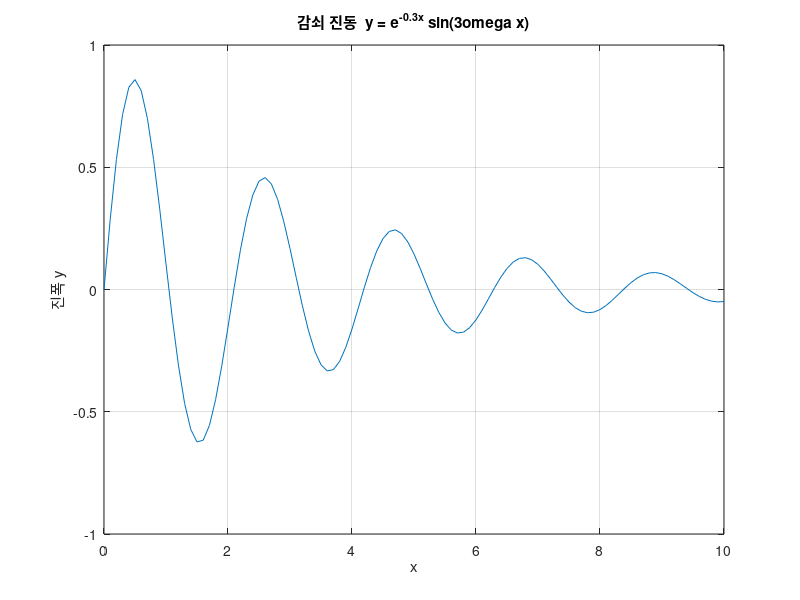

MATLAB code for this plot: (Note: this script raises an error after producing the figure.)
% sol0501_7.m - 연습문제 5.1.3-1 감쇠 진동, 축 고정, TeX 제목
clear; clc; close all

x = 0:0.1:10;
y = exp(-0.3*x).*sin(3*x);       % .* 에 주의

plot(x, y, LineWidth=1.5)
axis([0 10 -1 1])                % [xmin xmax ymin ymax]
title("감쇠 진동  y = e^{-0.3x} sin(3\omega x)")   % ^{} 위 첨자, \omega 그리스 문자
xlabel("x")
ylabel("진폭 y")
grid on

theme(gcf, "light")
exportgraphics(gcf, "../../textbook/ch05/img/sol0501_7.png")
